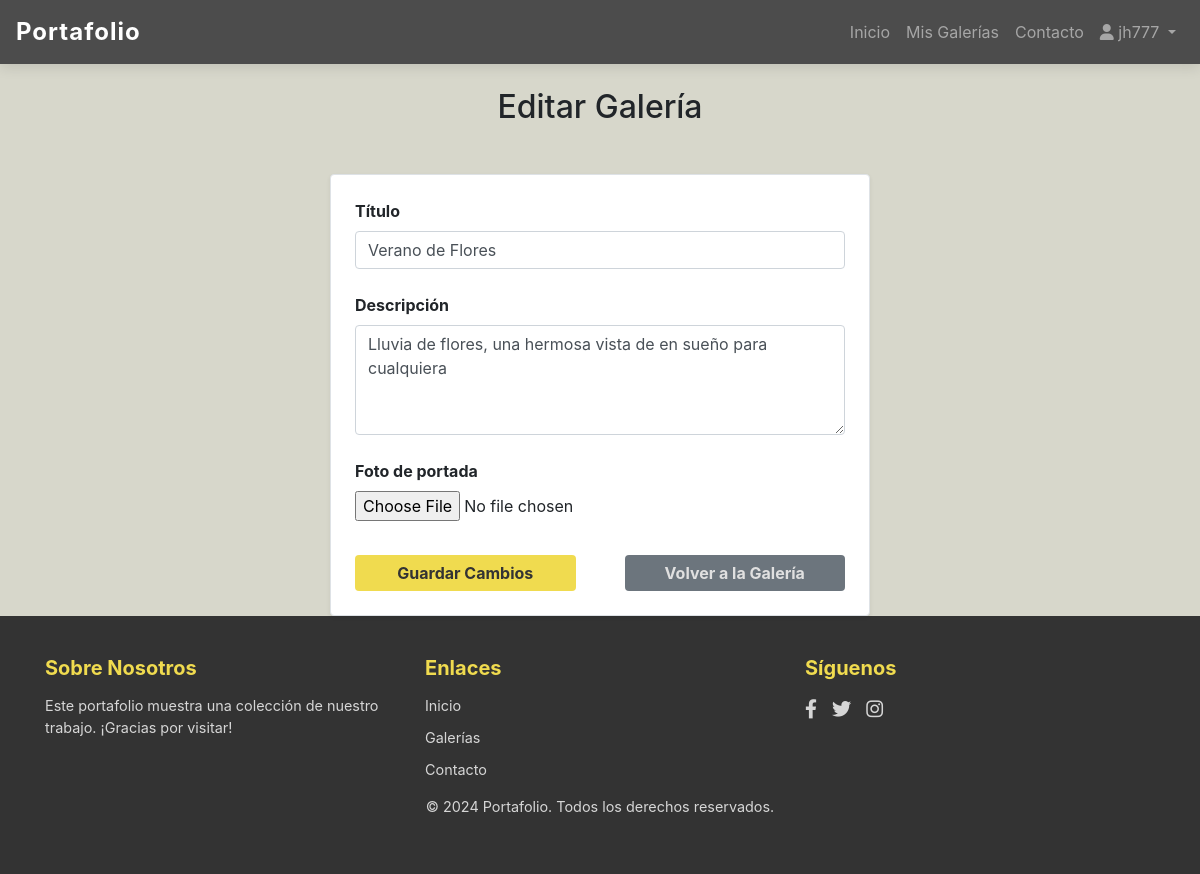
Before: /gallery/1/edit/ (signed in) with the older database file.
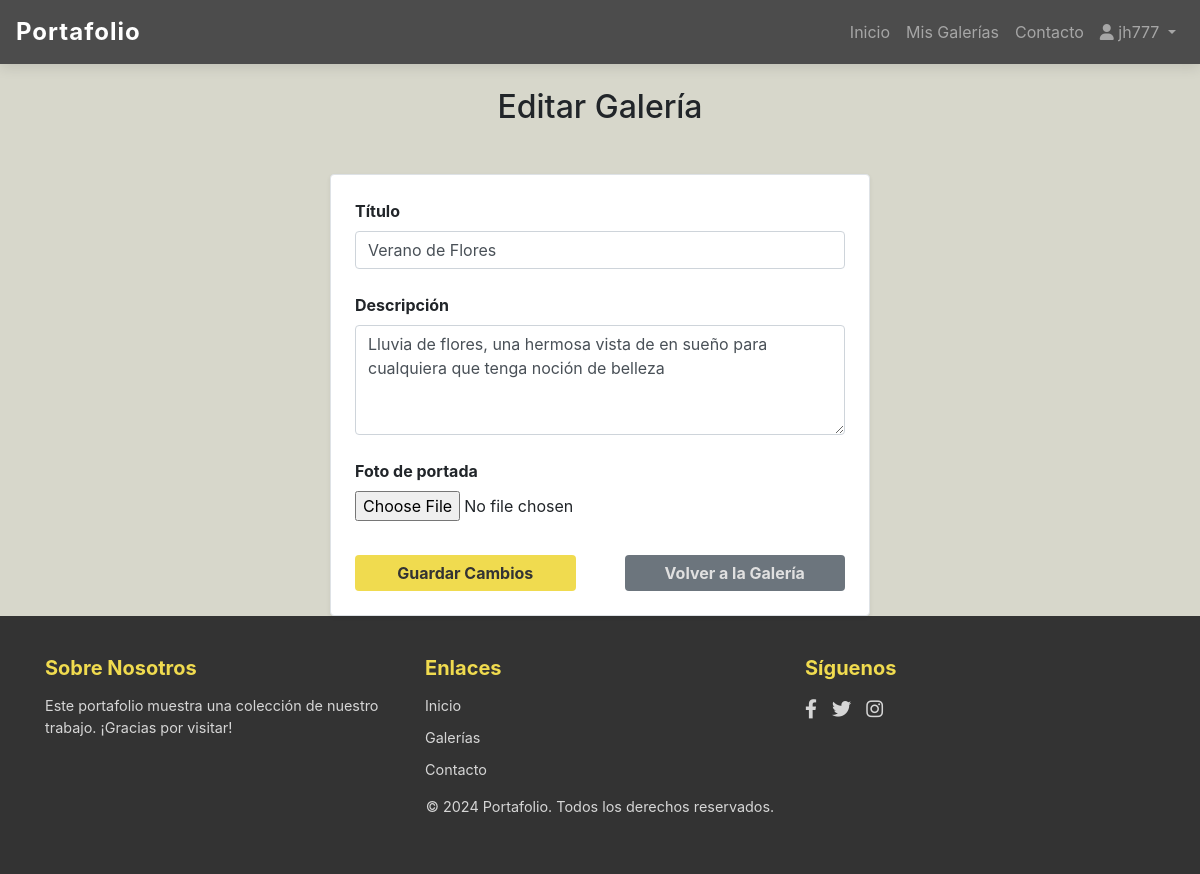
After: the same page with the newer database file.
### gallery/models.py (models this page shows, shortened)
class Gallery(models.Model):
    user = models.ForeignKey(User, on_delete=models.CASCADE, related_name='galleries')
    title = models.CharField(max_length=100)
    description = models.TextField(blank=True, null=True)
    photo = models.ImageField(upload_to='gallery/', blank=True, null=True)
    created_at = models.DateTimeField(auto_now_add=True)

### gallery/views.py (the view)
# urls.py: path('gallery/<int:gallery_id>/edit/', views.edit_gallery, name='edit_gallery'),
@login_required
def edit_gallery(request, gallery_id):
    gallery = get_object_or_404(Gallery, id=gallery_id)
    if request.user != gallery.user:
        messages.error(request, "No tienes permiso para editar esta galería.")
        return redirect('gallery_detail', pk=gallery.id)
    if request.method == 'POST':
        form = GalleryForm(request.POST, request.FILES, instance=gallery)
        if form.is_valid():
            form.save()
            messages.success(request, "Galería actualizada exitosamente.")
            return redirect('gallery_detail', pk=gallery.id)
    else:
        form = GalleryForm(instance=gallery)
    return render(request, 'gallery/edit_gallery.html', {'form': form, 'gallery': gallery})

### gallery/forms.py
class GalleryForm(forms.ModelForm):
    class Meta:
        model = Gallery
        fields = ['title', 'description', 'photo']

### gallery/templates/gallery/edit_gallery.html (shortened to what this page needs)
{% extends 'base.html' %}
{% block content %}
<div class="container mt-4">
    <h2 class="text-center mb-5">Editar Galería</h2>
    <div class="row justify-content-center">
        <div class="col-md-8 col-lg-6">
            <form method="POST" enctype="multipart/form-data" class="p-4 rounded shadow-sm" style="background-color: #ffffff; border: 1px solid #dee2e6;">
                <div class="form-group mb-4">
                    <label for="id_title" class="font-weight-bold">Título</label>
                    <input type="text" name="title" id="id_title" class="form-control" placeholder="Título de la galería" value="{{ form.title.value|default_if_none:'' }}">
                </div>
                <div class="form-group mb-4">
                    <label for="id_description" class="font-weight-bold">Descripción</label>
                    <textarea name="description" id="id_description" class="form-control" placeholder="Descripción de la galería" rows="4">{{ form.description.value|default_if_none:'' }}</textarea>
                </div>
                <div class="form-group mb-4">
                    <label for="id_photo" class="font-weight-bold">Foto de portada</label>
                    <input type="file" name="photo" id="id_photo" class="form-control-file">
                </div>
                <div class="d-flex justify-content-between">
                    <button type="submit" class="btn btn-primary btn-form" style="width: 45%;">Guardar Cambios</button>
                    <a href="{% url 'gallery_detail' gallery.id %}" class="btn btn-secondary btn-form-2" style="width: 45%;">Volver a la Galería</a>
                </div>
            </form>
        </div>
    </div>
</div>
{% endblock %}

Changed rows visible on the page:
changed Gallery "Verano de Flores": description "Lluvia de flores, una hermosa vista de en sueño para cualquiera" → "Lluvia de flores, una hermosa vista de en sueño para cualquiera que tenga noción de belleza"
